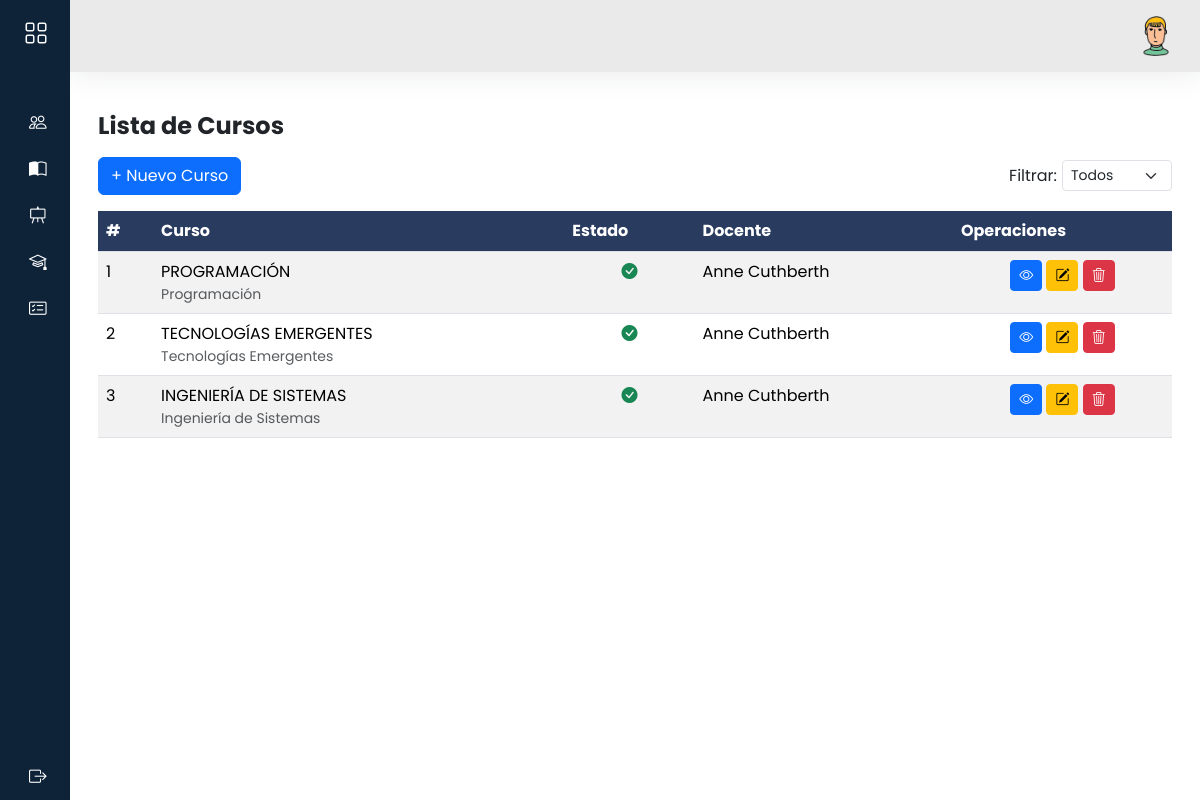
Screenshot of /admi/cursos/ with the database file from the repository.
### models/curso_model.py (models this page shows, shortened)
class Curso(db.Model):
    __tablename__ = 'cursos'
    id = db.Column(db.Integer, primary_key=True)
    nombre = db.Column(db.String(100), nullable=False)
    descripcion = db.Column(db.Text)
    sigla = db.Column(db.String(10), unique=True, nullable=False)
    carga_horaria = db.Column(db.Integer, nullable=False)
    activo = db.Column(db.Boolean, default=True, nullable=False)
    docente_id = db.Column(db.Integer, db.ForeignKey('docentes.id'),nullable=True)
    docente = db.relationship('Docente', back_populates='cursos')
    inscripciones = db.relationship('Inscripcion',back_populates='curso')
    inscripciones = db.relationship('Inscripcion', back_populates='curso')
    clases = db.relationship('Clase', back_populates='curso')
    @staticmethod
    def get_all():
        return Curso.query.all()

### models/usuario_model.py (models this page shows, shortened)
class Usuario(db.Model, UserMixin):
    __tablename__='usuarios'
    id = db.Column(db.Integer,primary_key=True)
    nombre = db.Column(db.String(80),nullable=False)
    apellido = db.Column(db.String(100))
    email = db.Column(db.String(120), unique=True)
    username = db.Column(db.String(20),nullable=False)
    password = db.Column(db.String,nullable=False)
    activo = db.Column(db.Boolean, default=True,nullable=False)
    rol_id = db.Column(db.Integer, db.ForeignKey('rol.id'), nullable=False)
    rol = db.relationship('Rol', back_populates='usuarios')
    docentes = db.relationship('Docente', backref='usuario_rel', lazy=True, cascade='all, delete-orphan')
    estudiantes = db.relationship('Estudiante', backref='usuario_rel', lazy=True, cascade='all, delete-orphan')
    def delete(self):
        db.session.delete(self)
        db.session.commit()

### controllers/admi/curso_controller.py (the view)
@curso_bp.route("/")
def index():
    cursos = Curso.get_all()
    docentes = Docente.query.join(Usuario).filter(Usuario.activo == True).filter(Docente.usuario != None).all()
    return curso_view.list(cursos, docentes)

### views/admi/curso_view.py (called while the page is built)
def list(cursos,docentes):
    return render_template('admi/cursos/index.html',cursos=cursos,docentes= docentes)

### templates/admi/cursos/index.html (shortened to what this page needs)
{% extends 'admi/baseAdmi.html' %}
{% block content %}
<h3 class="fw-bold fs-4 my-3">Lista de Cursos
</h3>
<div class="d-flex justify-content-between align-items-center mb-3" style="gap: 10px;">
    <a data-bs-toggle="modal" data-bs-target="#modalNuevoCurso" class="btn btn-primary">
        + Nuevo Curso
    </a>
    <div class="d-flex align-items-center" style="gap: 5px;">
        <label for="filtroEstado" class="form-label mb-0">Filtrar:</label>
        <select id="filtroEstado" class="form-select form-select-sm" style="max-width: 150px;">
            <option value="">Todos</option>
        </select>
    </div>
</div>
<div class="row">
    <div class="col-12">
        <div class="table-responsive">
            <table id="mi-tabla" class="table table-striped  display nowrap" style="width:100%">
                <thead>
                    <tr class="highlight">
                        <th>#</th>
                        <th>Curso</th>
                        <th>Estado</th>
                        <th>Docente</th>
                        <th>Operaciones</th>
                    </tr>
                </thead>
                <tbody>
                    {%for item in cursos%}
                    <tr>
                        <td>{{item.id}}</td>
                        <td>
                            <div>{{ item.nombre}}</div>
                            {% if item.descripcion %}
                            <div class="text-muted small">{{ item.descripcion }}</div>
                            {% endif %}
                        </td>
                        <td class="text-center" data-search="{{ 'activo' if item.activo else 'inactivo' }}">
                            {% if item.activo %}
                            <i class="bi bi-check-circle-fill text-success"></i>
                            {% else %}
                            <i class="bi bi-x-circle-fill text-danger"></i>
                            {% endif %}
                        </td>
                        <td>
                            {% if item.docente and item.docente.usuario.activo %}
                            {{ item.docente.usuario.nombre }} {{ item.docente.usuario.apellido }}
                            {% else %}
                            <span class="text-muted fst-italic">No asignado</span>
                            {% endif %}
                        </td>
                        <td class="text-center">
                            <a data-bs-toggle="modal" data-bs-target="#modalVistaCurso{{ item.id }}"
                                class="btn btn-primary btn-sm"><i class=" bi bi-eye"></i></a>
                            <a data-bs-toggle="modal" data-bs-target="#modalEditarCurso{{ item.id }}"
                                class="btn btn-warning btn-sm"><i class="bi bi-pencil-square"></i></a>
                            <a class="btn btn-danger btn-sm" data-bs-toggle="modal"
                                data-bs-target="#modalConfirmarEliminar"
                                data-url="{{ url_for('curso.delete', id=item.id) }}">
                                <i class="bi bi-trash3"></i>
                            </a>
                        </td>
                    </tr>
                    {%endfor%}
                </tbody>
            </table>
        </div>
    </div>
</div>
{% endblock %}

### static/css/estilos.css (style rules this page uses)
body { font-family: 'Poppins', sans-serif; background: #ececec; }
::placeholder { font-size: 16px; }
a { text-decoration: none; }
.table>thead tr { color: #FFF; text-align: left; }
tr.highlight th { background-color: #293b5f !important; color: #FFF; }

### rows the page displays
Curso: id "1", nombre "PROGRAMACIÓN", descripcion "Programación", activo True (drawn), docente.usuario.nombre "Anne", docente.usuario.apellido "Cuthberth"
Curso: id "2", nombre "TECNOLOGÍAS EMERGENTES", descripcion "Tecnologías Emergentes", activo True (drawn), docente.usuario.nombre "Anne", docente.usuario.apellido "Cuthberth"
Curso: id "3", nombre "INGENIERÍA DE SISTEMAS", descripcion "Ingeniería de Sistemas", activo True (drawn), docente.usuario.nombre "Anne", docente.usuario.apellido "Cuthberth"
